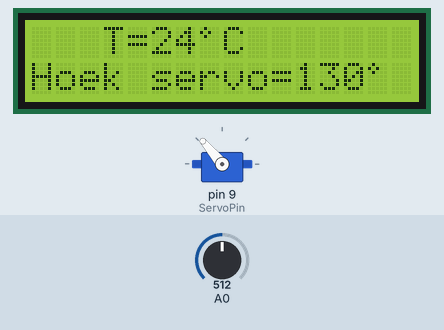
Recording of a sketch running on a simulated Arduino Uno, built with avr-gcc and run on an emulated ATmega328P. On the bench: 16×2 character LCD, servo. The test bench sets the inputs (shaded band); at power-on: A0 = 512. What the sketch prints to the serial monitor is not drawn.

Above: at 7.7 s.
7.8 s: A0 set to 181
At 9.0 s:
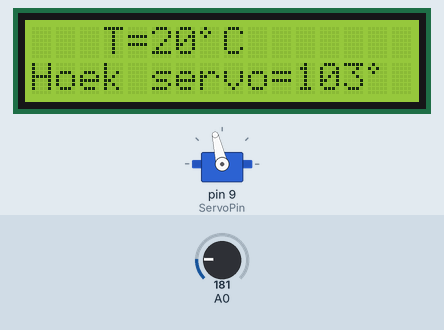
9.3 s: A0 set to 156
At 10.0 s:
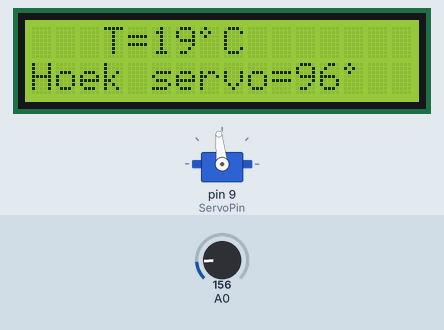
10.8 s: A0 set to 716
At 11.5 s:
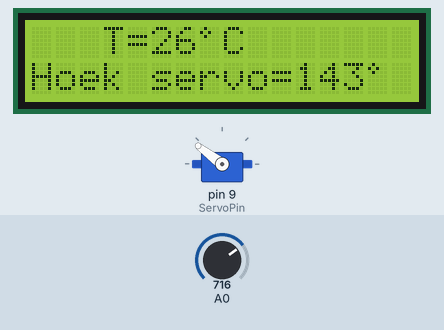
12.3 s: A0 set to 1023
At 13.8 s:
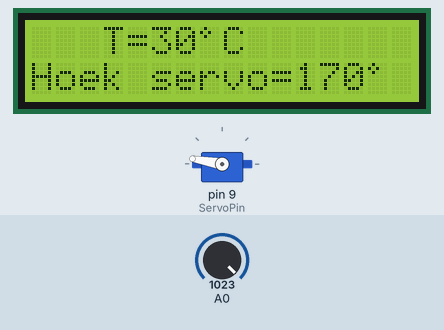
Timing chart, 0 to 14.8 s (numbered marks = the images above; inputs shaded):
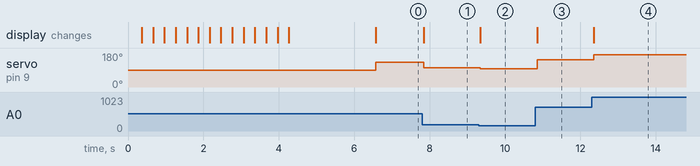

Measured:
- after the input at 7.8 s, servo on pin 9 (ServoPin): 130° → 103° after 0.05 s; the display: changes after 0.05 s (image 1)
- after the input at 9.3 s, servo on pin 9 (ServoPin): 103° → 96° after 0.05 s; the display: changes after 0.05 s (image 2)
- after the input at 10.8 s, servo on pin 9 (ServoPin): 96° → 143° after 0.06 s; the display: changes after 0.06 s (image 3)
- after the input at 12.3 s, servo on pin 9 (ServoPin): 143° → 170° after 0.05 s; the display: changes after 0.05 s (image 4)

The sketch:

MiniSerre_DS18B20_Servo_std-LCD.ino
```cpp
/*  Jan Moeskops - mei 2021

Project Miniserre
Benodigdheden:  Arduino Uno, Temperatuursensor DS18b20, mini servo SG 90, LCD 1602 met I2C module
                MiniSerre, gemaakt met doorzichtige CD-doosjes

Meer info op https://github.com/moeskopsjan/MiniSerre

De temperatuur wordt getoond op de LCD.
Aan de hand van deze temperatuur wordt het dak van de miniserre meer of minder geopend.
De informatie (hoek en temperatuur) wordt zowel op de LCD als in de seriële monintor getoond

Aansluitingen:

 Standaard LCD:
 * LCD RS pin to digital pin 12
 * LCD Enable pin to digital pin 11
 * LCD D4 pin to digital pin 5
 * LCD D5 pin to digital pin 4
 * LCD D6 pin to digital pin 3
 * LCD D7 pin to digital pin 2
 * LCD R/W pin to ground
 * LCD VSS pin to ground
 * LCD VCC pin to 5V
 * 10K resistor:
 * ends to +5V and ground
 * wiper to LCD VO pin (pin 3)


  Temperatuursensor:  is in TinkerCAD vervangen door een LDR in serie met weerstand van 5K Ohm

  Servomotor:  voeding:  5Volt (rode draad) en GND (bruine draad bij sommige servo's) aansluiten
               PWM data via pin D9


*/

// Volgende libraries zijn reeds aanwezig:
#include <Servo.h>
#include <LiquidCrystal.h>

// Volgende libraries dienen geïnstalleerd te worden:


// initialize the library with the numbers of the interface pins
LiquidCrystal lcd(12, 11, 5, 4, 3, 2);

Servo myservo;  // create servo object to control a servo  (zie voorbeeldprogramma in Arduino IDE - servo - sweep
// twelve servo objects can be created on most boards

int pos = 0;    // variable to store the servo position

const int ServoPin = 9;  // hier bepaal je met welke digitale pin aansluiting de servo aangestuurd wordt.


// Maak het character voor graden symbool ° :
byte graden[8] = {
  0b01000,
  0b10100,
  0b01000,
  0b00000,
  0b00000,
  0b00000,
  0b00000,
  0b00000
};
int temperatuur;     // globale variabele aanmaken
int waarde;

// ------------------------- SchrijfMachine effect ----------------------------
void SchrijfMachine(char* text)
{
  char *msgptr = text;
  lcd.setCursor(0,0);
  while (*msgptr)
  {
   lcd.write(*msgptr++);   //deze tekst op LCD
   delay(300);
  }
}


// ----------------------------------- S E T U P -----------------------------------------------------
void setup()
{
  // start serial port
  Serial.begin(9600);
  Serial.println("Dallas Temperature IC Control Library Demo");
  lcd.begin(16, 2);          // de grootte van het scherm: 16 characters over 2 lijnen
  lcd.createChar(0, graden);   //Zet character graden klaar voor LCD
  //lcd.setCursor(3,0);          //Zet cursor op 5e plaats op 1e lijn (voor machine's is dit lijn 0)
  //lcd.print("Miniserre");      //Print deze tekst
  SchrijfMachine("...Miniserre...");   //Toon de tekst character voor character op de LCD
  delay(2000);  // 2 seconden om de titel op het scherm te houden
  lcd.clear();     // maak LCD leeg
  myservo.attach(ServoPin);

}

// ------------------------------------ L O O P ------------------------------------------------------
void loop()
{
  temperatuur= map(analogRead(A0),0,1023,18,30);
  Serial.print("Temperature simulatie van A0:");
  Serial.println(temperatuur);                   // print waarde in seriële monitor als integer (geheel getal)
  lcd.setCursor(3,0);
  lcd.print("T=");
  lcd.print(temperatuur);
  lcd.write(byte(0));
  lcd.print("C");
  lcd.print("  "); // Indien het getal groter dan 100 wordt (5 getallen: 100.00) en terug naar 99 spring(99.00) dan wordt het laatste character gewist
  lcd.setCursor(0,1);
  lcd.print("Hoek servo=");

  // In de volgende lijn map je de temperatuur, begin waarde temp, eind waarde temp, begin waarde hoek, eind waarde hoek
  //   Zoals in dit voorbeeld  de waarde van de temperatuur tussen 19°c en 30°C wordt gemapt naar een hoek tussen 90 en 170°
  //   waarde = map(temperatuur,19,30,90,170);
  waarde = map(temperatuur,18,30,90,170);
  lcd.print(waarde);                   // toon de waarde op LCD
  lcd.write(byte(0));
  lcd.print("  ");
  myservo.write(waarde);              // tell servo to go to position in variable 'pos'
  delay(30);
  Serial.print("hoek = ");            // toon hoek en waarde in de seriële monitor
  Serial.println(waarde);

}
```
